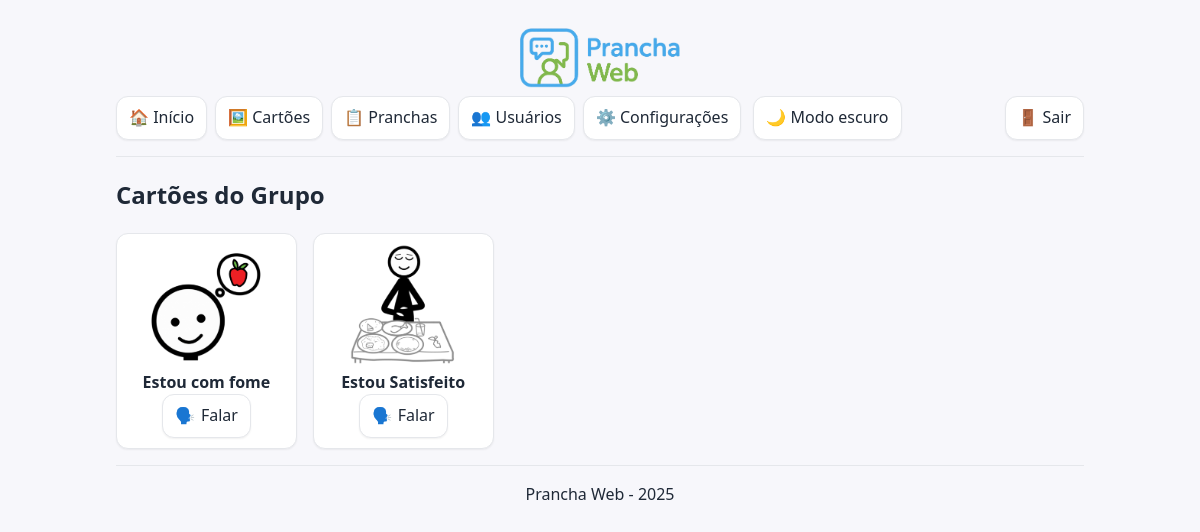
The page /pages/listar_cartoes_grupo.php?id=7 (signed in) on the database its author committed.
### tables this page shows
CREATE TABLE `cartoes` (
  `id` int(11) NOT NULL,
  `titulo` varchar(255) NOT NULL,
  `imagem` varchar(255) DEFAULT NULL,
  `som` varchar(255) DEFAULT NULL,
  `texto_alternativo` varchar(255) DEFAULT NULL,
  `id_grupo` int(11) NOT NULL
);

### includes/modelo_cartoes.php (called while the page is built, shortened)
<?php
function cx_cartoes(): mysqli {
    $cx = new mysqli(DB_HOST, DB_USUARIO, DB_SENHA, DB_NOME);
    $cx->set_charset('utf8mb4');
    return $cx;
}
function listarCartoesPorGrupo($id_grupo) {
    $conexao = cx_cartoes();
    $cartoes = [];
    $sql = "SELECT id, titulo, imagem, texto_alternativo FROM cartoes WHERE id_grupo = ? ORDER BY titulo";
    $comando = $conexao->prepare($sql);
    $comando->bind_param("i", $id_grupo);
    $comando->execute();
    $comando->store_result();
    $comando->bind_result($id, $titulo, $imagem, $texto_alt);
    while ($comando->fetch()) {
        $cartoes[] = [
            'id' => $id,
            'titulo' => $titulo,
            'imagem' => $imagem,
            'texto_alternativo' => $texto_alt
        ];
    }
    return $cartoes;
}
?>

### pages/listar_cartoes_grupo.php (the view, shortened to what this page needs)
<?php include '../includes/cabecalho.php'; ?>
<?php require_once '../includes/modelo_cartoes.php'; ?>
<?php
$id_grupo = intval($_GET['id']);
$cartoes = listarCartoesPorGrupo($id_grupo);
?>
<h2>Cartões do Grupo</h2>
<?php if (count($cartoes) > 0): ?>
  <div class="lista-cartoes">
    <?php foreach ($cartoes as $cartao): ?>
      <div class="cartao-item">
        <img src="../imagens/cartoes/<?php echo htmlspecialchars($cartao['imagem'] ?? '', ENT_QUOTES | ENT_SUBSTITUTE, 'UTF-8'); ?>"
             alt="<?php echo htmlspecialchars($cartao['texto_alternativo'] ?? '', ENT_QUOTES | ENT_SUBSTITUTE, 'UTF-8'); ?>"><br>
        <strong><?php echo htmlspecialchars($cartao['titulo'] ?? '', ENT_QUOTES | ENT_SUBSTITUTE, 'UTF-8'); ?></strong><br>
        <button class="botao-acao" type="button"
                onclick='falar(<?php echo json_encode($cartao["titulo"] ?? "", JSON_UNESCAPED_UNICODE); ?>)'>
          <span aria-hidden="true">🗣️</span> Falar
        </button>
      </div>
    <?php endforeach; ?>
  </div>
<?php else: ?>
  <p>Não há cartões neste grupo ainda.</p>
<?php endif; ?>
<?php include '../includes/rodape.php'; ?>

### assets/css/style.css (style rules this page uses)
:root { --bg: #f7f7fb; --card: #ffffff; --text: #1f2937; --muted: #6b7280; --border: #e5e7eb; --primary: #2563eb; --primary-strong:#1d4ed8; --danger: #dc2626; --danger-strong:#b91c1c; --ring: #93c5fd; --btn-bg: #ffffff; --btn-bg-hover: #f3f4f6; --radius: 12px; --shadow-sm: 0 1px 2px rgba(0,0,0,.06); --shadow-md: 0 6px 18px rgba(37, 99, 235, .12); --shadow-focus: 0 0 0 3px var(--ring); }
* { box-sizing: border-box; }
html, body { height: 100%; }
body { margin: 0; font-family: system-ui, -apple-system, "Segoe UI", Roboto, Ubuntu, "Helvetica Neue", Arial, "Noto Sans", "Apple Color Emoji","Segoe UI Emoji", "Segoe UI Symbol", "Noto Color Emoji", sans-serif; background: var(--bg); color: var(--text); line-height: 1.5; transition: background .25s ease, color .25s ease; font-size: 16px; }
:where(button, input[type="submit"], input[type="button"], .botao-acao, summary.botao-acao) { appearance: none; -webkit-appearance: none; background: var(--btn-bg); color: var(--text); border: 1px solid var(--border); border-radius: var(--radius); padding: .55rem .9rem; font: inherit; line-height: 1.1; display: inline-flex; align-items: center; gap: .5rem; cursor: pointer; text-decoration: none; box-shadow: var(--shadow-sm); transition: background-color .18s ease, border-color .18s ease, color .18s ease, transform .06s ease, box-shadow .18s ease, filter .18s ease; }
:where(button, input[type="submit"], input[type="button"], .botao-acao, summary.botao-acao):hover { background: var(--btn-bg-hover); border-color: var(--primary); box-shadow: var(--shadow-md); transform: translateY(-1px); }
:where(button, input[type="submit"], input[type="button"], .botao-acao, summary.botao-acao):active { transform: translateY(0); filter: brightness(0.98); }
:where(button, input[type="submit"], input[type="button"], .botao-acao, summary.botao-acao):focus-visible { outline: none; box-shadow: var(--shadow-md), var(--shadow-focus); border-color: var(--primary-strong); }
.lista-cartoes { display: grid; grid-template-columns: repeat(auto-fill, minmax(160px, 1fr)); gap: 16px; }
.cartao-item { background: var(--card); border: 1px solid var(--border); border-radius: var(--radius); padding: 10px; text-align: center; box-shadow: var(--shadow-sm); transition: transform .12s ease, box-shadow .18s ease, border-color .18s ease; }
.cartao-item img { max-width: 100%; max-height: 120px; object-fit: contain; border-radius: 8px; }
body[data-theme="light"] { --danger-bg: #e53935; --danger-bg-hover: #c62828; --danger-border: #b71c1c; --danger-text: #ffffff; --danger-focus: rgba(229,57,53,.40); }

### assets/css/wcag.css (style rules this page uses)
a.botao-acao, button, input[type="submit"], input[type="button"], summary.botao-acao, .botao-falar-tudo { min-width: 44px; min-height: 44px; padding: 10px 12px; display: inline-flex; align-items: center; justify-content: center; gap: 6px; line-height: 1.2; }

### rows shown on the page
cartoes: imagem (picture), titulo "Estou com fome"
cartoes: imagem (picture), titulo "Estou Satisfeito"
